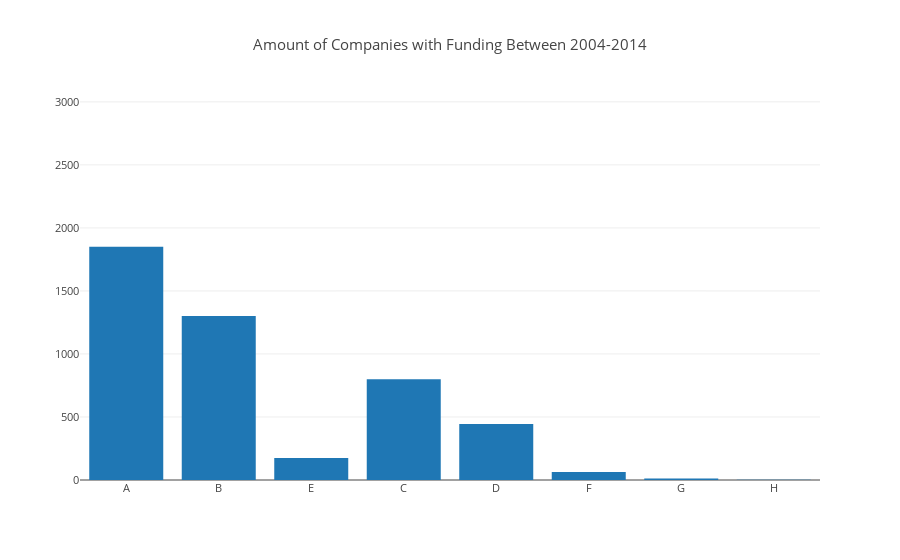

Source (notebook cell):
### Markdown cell above
## Number of Startups In Each Round

### Code cell
avg_funding_per_round_bar = [go.Bar(
            x=list(rounds_sums_dict.keys()),
            y=list(rounds_sums_dict.values())
    )]

iplot({'data':avg_funding_per_round_bar, 'layout':{'title': 'Amount of Companies with Funding Between 2004-2014',
                          'font': dict(size=11)}}, filename='basic-bar')

### Figure 1 — Plotly figure (JSON) as saved in the notebook; plotly's stock layout.template omitted (floating-point values rounded to 4 significant figures)
{"data": [{"type": "bar", "uid": "427fdc9a-dd45-11e8-997b-6a000073fc60", "x": [null, "A", "B", "E", "C", "D", "F", "G", "H"], "y": [2864, 1851, 1301, 174, 800, 445, 63, 11, 1]}], "layout": {"font": {"size": 11}, "title": "Amount of Companies with Funding Between 2004-2014"}}
